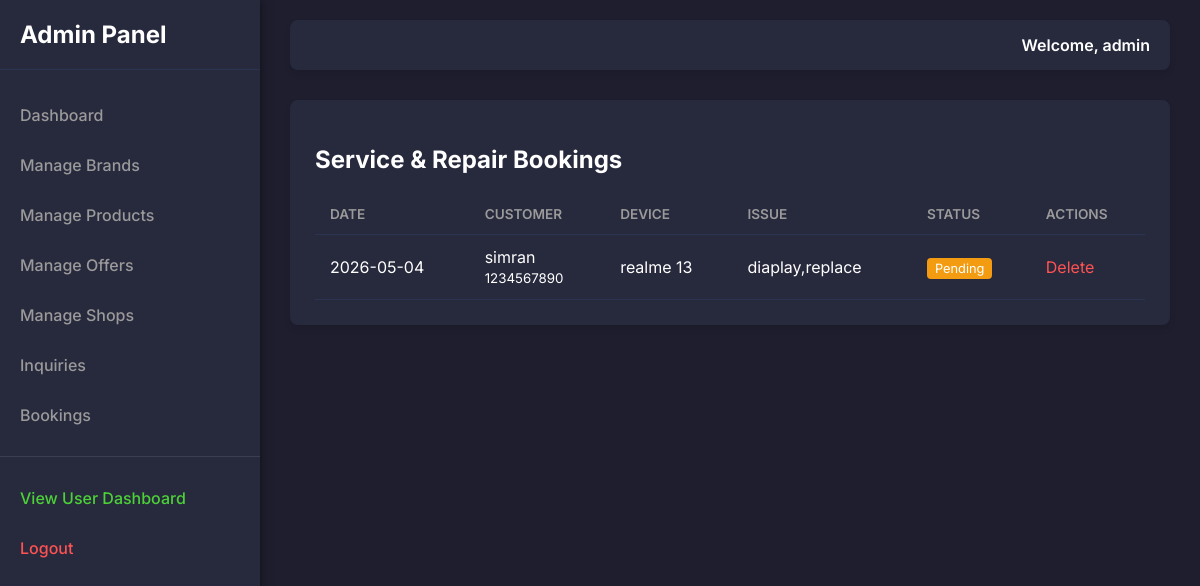
The app's page /admin/bookings (signed in) with its own data.
### tables this page shows
CREATE TABLE booking (
            id INTEGER PRIMARY KEY AUTOINCREMENT,
            customer_name TEXT NOT NULL,
            phone TEXT NOT NULL,
            device_model TEXT NOT NULL,
            issue_description TEXT NOT NULL,
            status TEXT DEFAULT 'Pending',
            created_at TIMESTAMP DEFAULT CURRENT_TIMESTAMP
        );

### app.py (the view)
@app.route('/admin/bookings')
def view_bookings():
    bookings = g.db.execute("SELECT * FROM booking ORDER BY created_at DESC").fetchall()
    return render_template('admin/view_bookings.html', bookings=bookings)

### app.py (called while the page is built)
@app.before_request
def before_request():
    g.db = get_db_connection()
    if request.path.startswith('/admin') and request.path != '/admin/login':
        if 'admin_logged_in' not in session:
            return redirect(url_for('admin_login'))

@app.teardown_request
def teardown_request(exception):
    db = getattr(g, 'db', None)
    if db is not None:
        db.close()

### database.py (called while the page is built)
def get_db_connection():
    conn = sqlite3.connect(DB_NAME)
    conn.row_factory = sqlite3.Row
    return conn

### templates/admin/view_bookings.html (shortened to what this page needs)
{% extends "admin_base.html" %}
{% block content %}
<div class="admin-panel-section">
    <h2>Service & Repair Bookings</h2>
    <table class="admin-table">
        <thead>
            <tr>
                <th>Date</th>
                <th>Customer</th>
                <th>Device</th>
                <th>Issue</th>
                <th>Status</th>
                <th>Actions</th>
            </tr>
        </thead>
        <tbody>
            {% for booking in bookings %}
            <tr>
                <td>{{ booking.created_at.split()[0] if booking.created_at else '' }}</td>
                <td>
                    {{ booking.customer_name }}<br>
                    <small>{{ booking.phone }}</small>
                </td>
                <td>{{ booking.device_model }}</td>
                <td style="max-width: 250px; word-wrap: break-word;">{{ booking.issue_description }}</td>
                <td><span style="background: #f39c12; padding: 3px 8px; border-radius: 4px; font-size: 0.8rem; color: #fff;">{{ booking.status }}</span></td>
                <td class="action-links">
                    <a href="{{ url_for('delete_booking', id=booking.id) }}" class="delete" onclick="return confirm('Delete this booking?');">Delete</a>
                </td>
            </tr>
            {% endfor %}
        </tbody>
    </table>
</div>
{% endblock %}

### static/css/admin.css (style rules this page uses)
:root { --admin-primary: #1e1e2f; --admin-sidebar: #27293d; --admin-bg: #1e1e2f; --admin-card: #27293d; --admin-text: #ffffff; --admin-text-muted: #9a9a9a; --admin-accent: #e14eca; --admin-border: #2b3553; }
body { font-family: 'Inter', sans-serif; margin: 0; padding: 0; background-color: var(--admin-bg); color: var(--admin-text); }
a { text-decoration: none; color: inherit; }
.admin-panel-section { background-color: var(--admin-card); padding: 25px; border-radius: 8px; margin-bottom: 30px; box-shadow: 0 4px 6px rgba(0,0,0,0.1); }
.admin-table { width: 100%; border-collapse: collapse; margin-top: 20px; }
.admin-table th, .admin-table td { padding: 12px 15px; border-bottom: 1px solid var(--admin-border); text-align: left; }
.admin-table th { color: var(--admin-text-muted); font-weight: 600; text-transform: uppercase; font-size: 0.85rem; }
.action-links a { margin-right: 10px; color: #3498db; }
.action-links a.delete { color: #ff5252; }

### records on screen
booking: created_at "2026-05-04", customer_name "simran", phone "1234567890", device_model "realme 13", issue_description "diaplay,replace", status "Pending"

### other values on screen
{{ session.get('admin_username', 'Admin') }} "admin"
